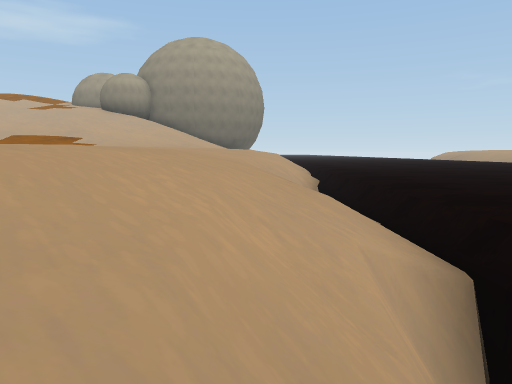
view 1 (above)

16 first-person views from a walk through a scene from a Unity 3-D project. The camera is 1.2 m above the floor, tilts 6° down and sees 70° across. The floor is counted in squares, 2 m on a side. Each view is taken from the middle of a square. On the plan, view 1 faces up. The plan holds only what a view shows up to about 10 squares ahead; the rest is blank. The place goes on beyond the plan. The player is left out. Some animated figures are not drawn. Some surface patterns are stand-ins.

view 2
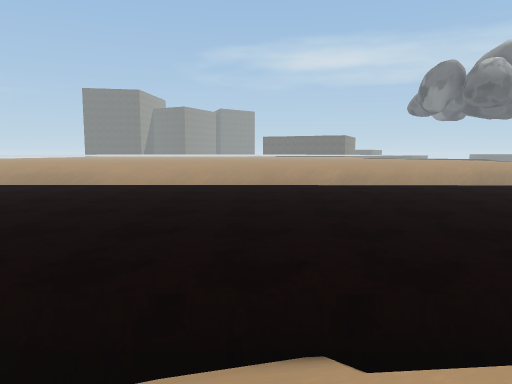

view 3
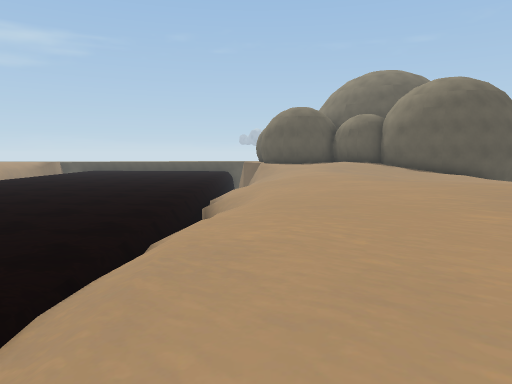

view 4
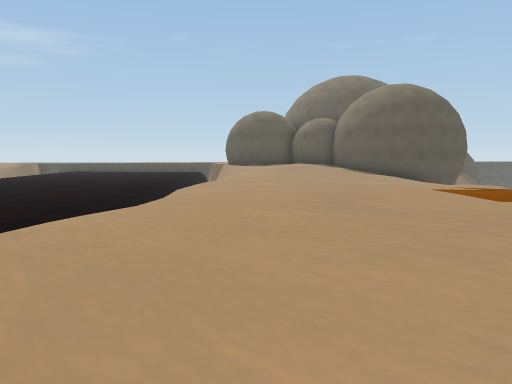

view 5
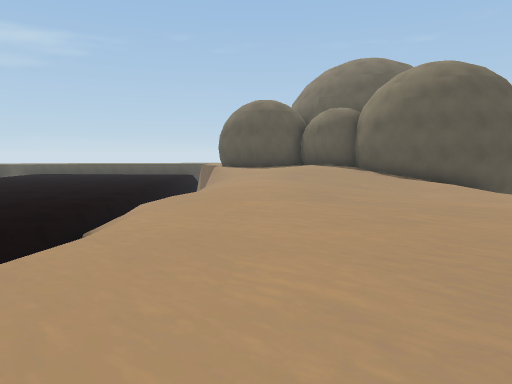

view 6
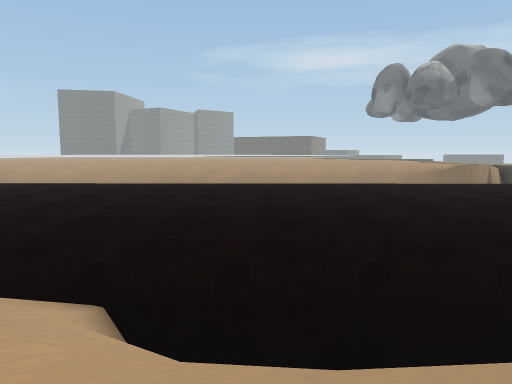

view 7
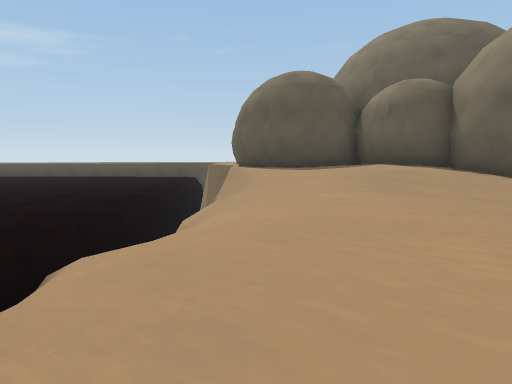

view 8
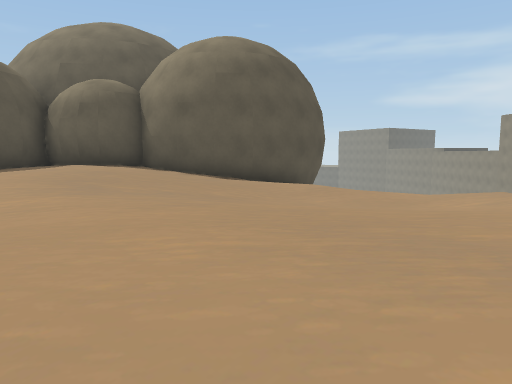

view 9
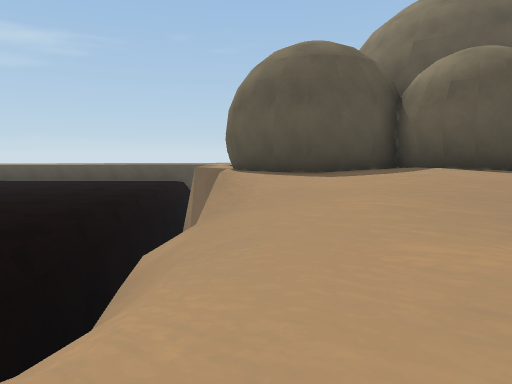

view 10
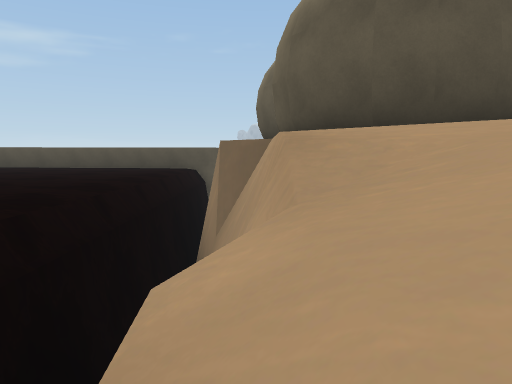

view 11
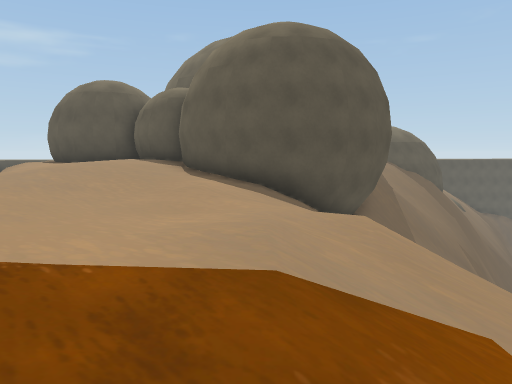

view 12
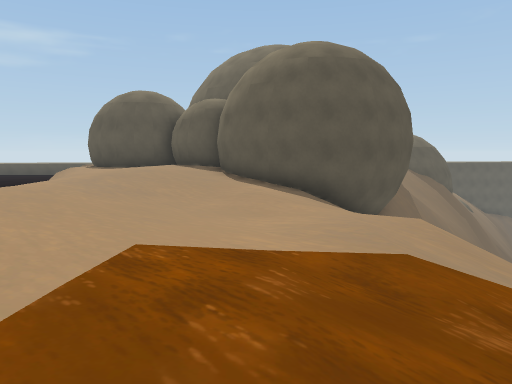

view 13
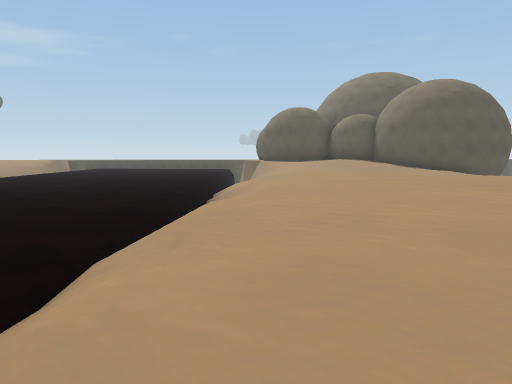

view 14
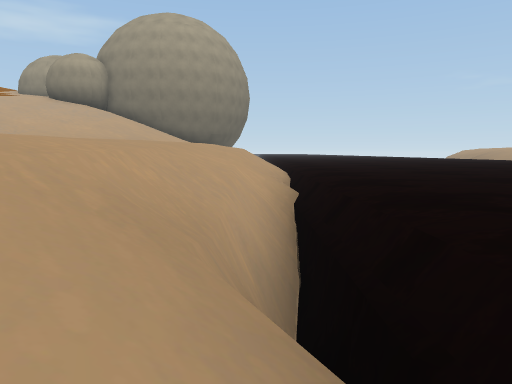

view 15
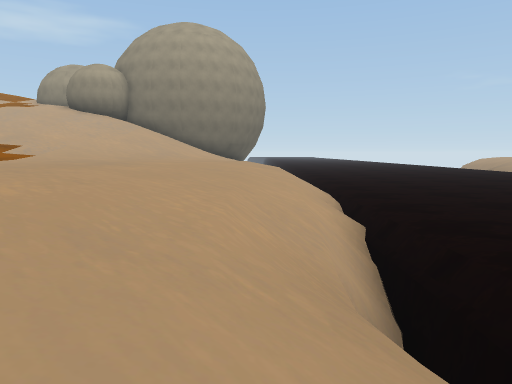

view 16
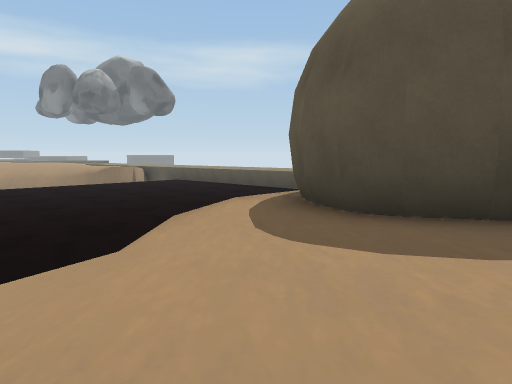

### Floor plan
Key: @ floor where view 1 was taken; # wall or solid block; . main floor; - floor 0.25 m lower than the main floor; _ floor 0.75 m lower than the main floor; / step, stairs or slope; = window, fence, low wall or low ledge; ≈ slime the walk keeps out of; ^ raised ledge; v drop or lower ground.
Columns run from 10 left of view 1 to 9 right of it. Each row starts with its distance up from view 1.
 16         . /
 15        ..../
 14     ......./≈≈≈≈≈≈
 13     ......./≈≈≈≈≈≈
 12      ....../≈≈≈≈≈≈ ≈
 11     ......-/≈≈≈≈≈≈≈≈
 10    .......//≈≈≈≈≈≈≈≈
  9   _......-//≈≈======
  8  __......-/=≈^
  7 //---....-/v≈=======
  6 /_-__-...-/v≈≈≈≈≈≈≈≈
  5  /___--..-//≈≈≈^
  4  /____-..-_/≈=^^
  3  /_-__---_//≈=^
  2  /_-_----//v≈≈≈^
  1 /##---..-//v≈^
  0 ####...../@≈≈^
 -1 #  ##....//v≈≈====^=
 -2     ##.../vv≈≈≈≈≈≈≈≈
 -3      ###..vv≈≈≈≈≈≈≈
 -4       ####vv≈≈≈≈≈≈
 -5          ##v≈≈≈≈
 -6           #v≈≈≈
 -7           #v≈
 -8           #

Where each view was taken, in squares from view 1:
view 1: 0 up, 0 right, facing up
view 2: 5 up, 1 left, facing right
view 3: 15 up, 0 right, facing down
view 4: 16 up, 2 left, facing down
view 5: 12 up, 2 left, facing down
view 6: 1 up, 2 left, facing right
view 7: 7 up, 1 left, facing down
view 8: 7 up, 1 left, facing down-left
view 9: 4 up, 1 left, facing down
view 10: 1 up, 0 right, facing down
view 11: 9 up, 8 left, facing down
view 12: 10 up, 7 left, facing down
view 13: 16 up, 0 right, facing down
view 14: 4 up, 1 right, facing up
view 15: 4 up, 0 right, facing up
view 16: 0 up, 4 left, facing down-right
